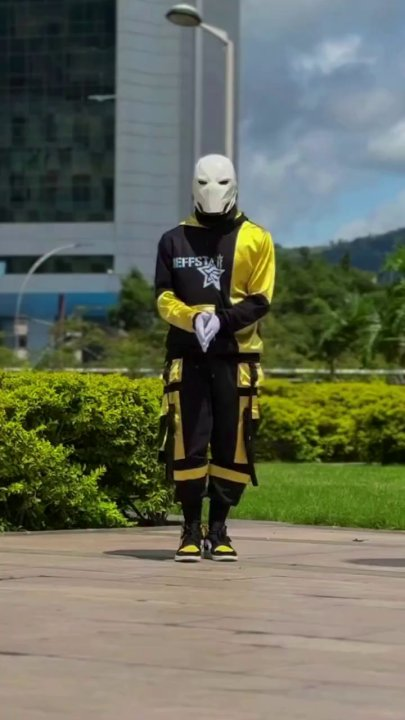
#> input picture backend/backend/temp/3ed3ec17-1a7c-4e48-9625-5b26caaf92dc/thumbnail.jpg, 405 x 720 px
$ python -i analyze_every_frame.py   (imports and definitions only)
#> lines starting #> are read from the running program, lines starting #| are printed output that depends on the picture
#> further down, picture is the input picture: shape (720, 405, 3); mean B, G, R 89, 107.5, 102.7
#!/usr/bin/env python
"""
TRUE comprehensive analysis - analyze and optimize EVERY SINGLE FRAME.
No assumptions, no shortcuts.
"""

import cv2
import pandas as pd
import numpy as np
import mediapipe as mp
from pathlib import Path
import os


class TrueFrameAnalyzer:
    """Analyze EVERY frame without assumptions."""

    def __init__(self):
        self.mp_pose = mp.solutions.pose
        self.all_frame_results = {}

    # [173 lines left out: functions analyze_single_frame, detect_pose, calculate_score, check_anatomy, check_temporal_consistency, not called in this run]

    def enhance_contrast(self, frame):
        """Enhance contrast using CLAHE."""
        lab = cv2.cvtColor(frame, cv2.COLOR_BGR2LAB)
#> lab: shape (720, 405, 3); mean of channels 0, 1, 2 111.9, 123.7, 137.1
        l, a, b = cv2.split(lab)
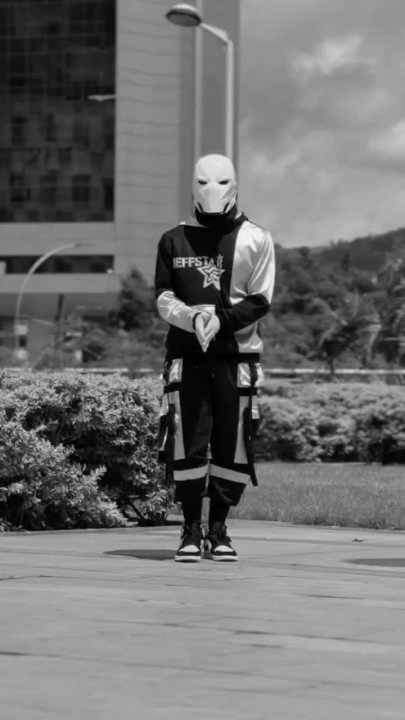
#> l: shape (720, 405); min 0, max 246, mean 111.9
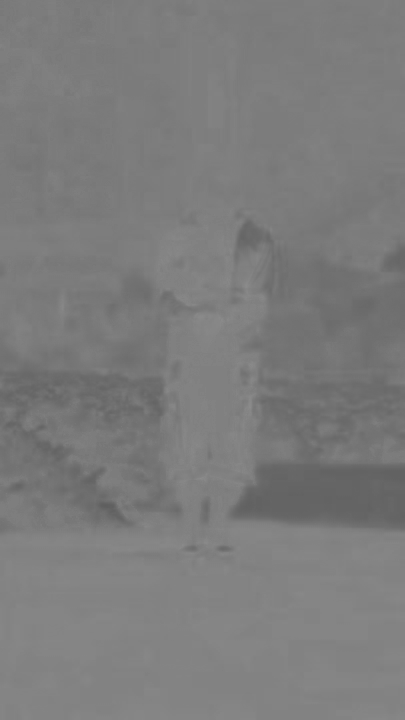
#> a: shape (720, 405); min 94, max 140, mean 123.7
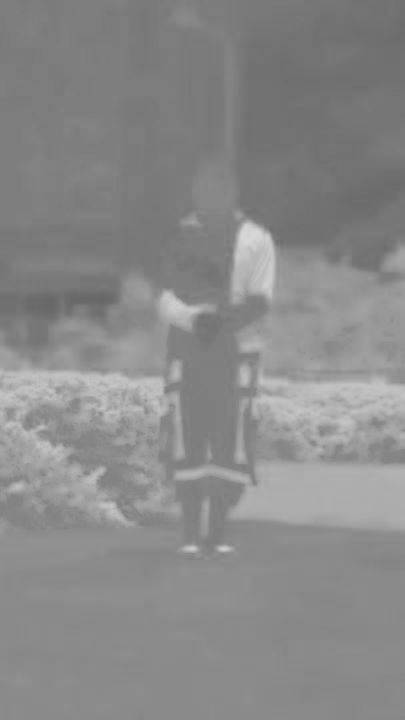
#> b: shape (720, 405); min 103, max 215, mean 137.1
        clahe = cv2.createCLAHE(clipLimit=2.0, tileGridSize=(8,8))
        l = clahe.apply(l)
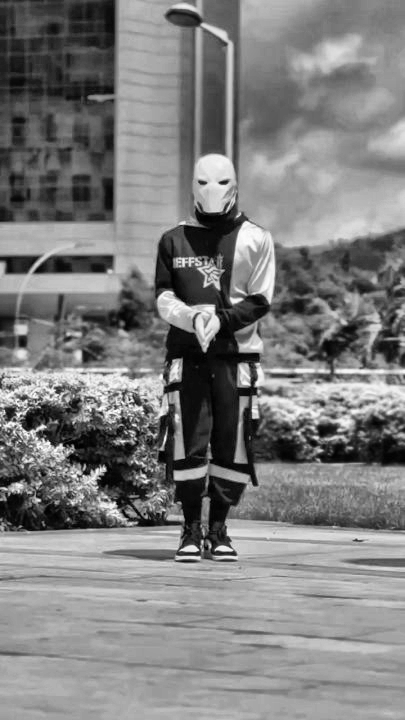
#> l: shape (720, 405); min 0, max 253, mean 126.1
        enhanced = cv2.merge([l, a, b])
#> enhanced: shape (720, 405, 3); mean of channels 0, 1, 2 126.1, 123.7, 137.1
        return cv2.cvtColor(enhanced, cv2.COLOR_LAB2BGR)
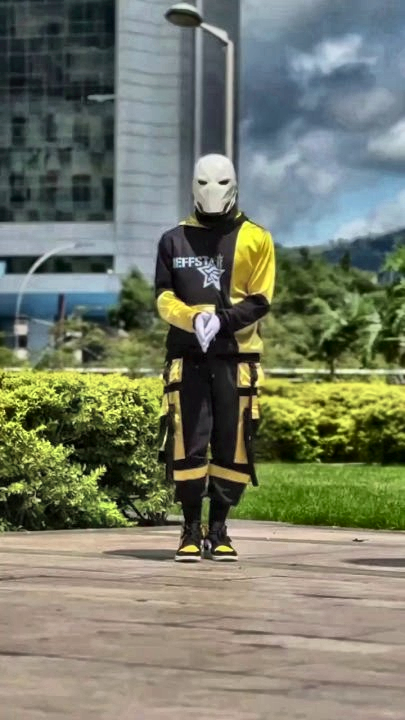
#> returned value: shape (720, 405, 3); mean B, G, R 103.3, 121.7, 116.9

    # [118 lines left out: functions enhance_lower_body, sharpen, analyze_all_frames, not called in this run]


# [2 lines not run here, left out]

>>> import cv2
>>> picture = cv2.imread('../../../backend/backend/temp/3ed3ec17-1a7c-4e48-9625-5b26caaf92dc/thumbnail.jpg')
>>> result = TrueFrameAnalyzer().enhance_contrast(picture)
